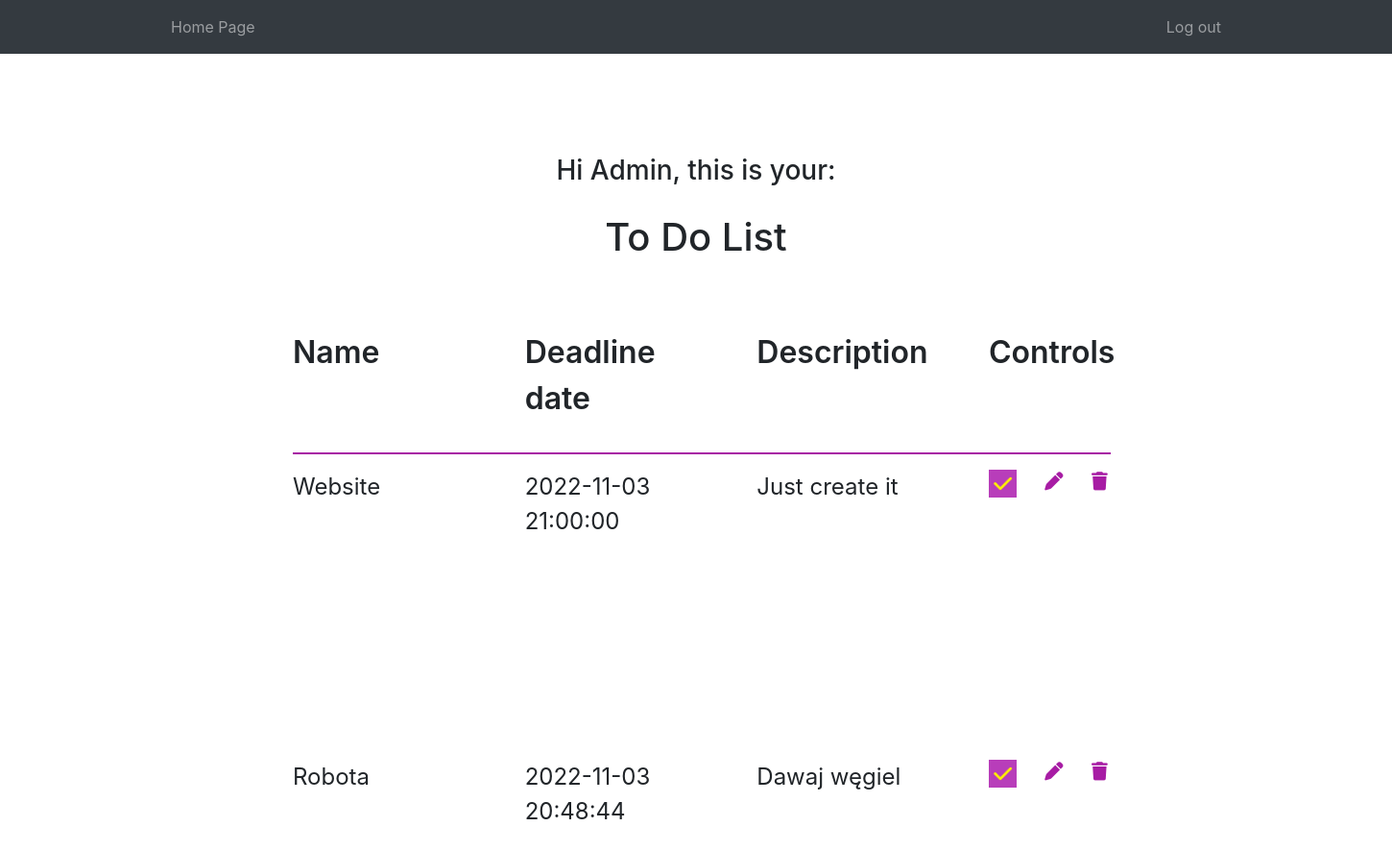
Page / (signed in) on the earlier database version.
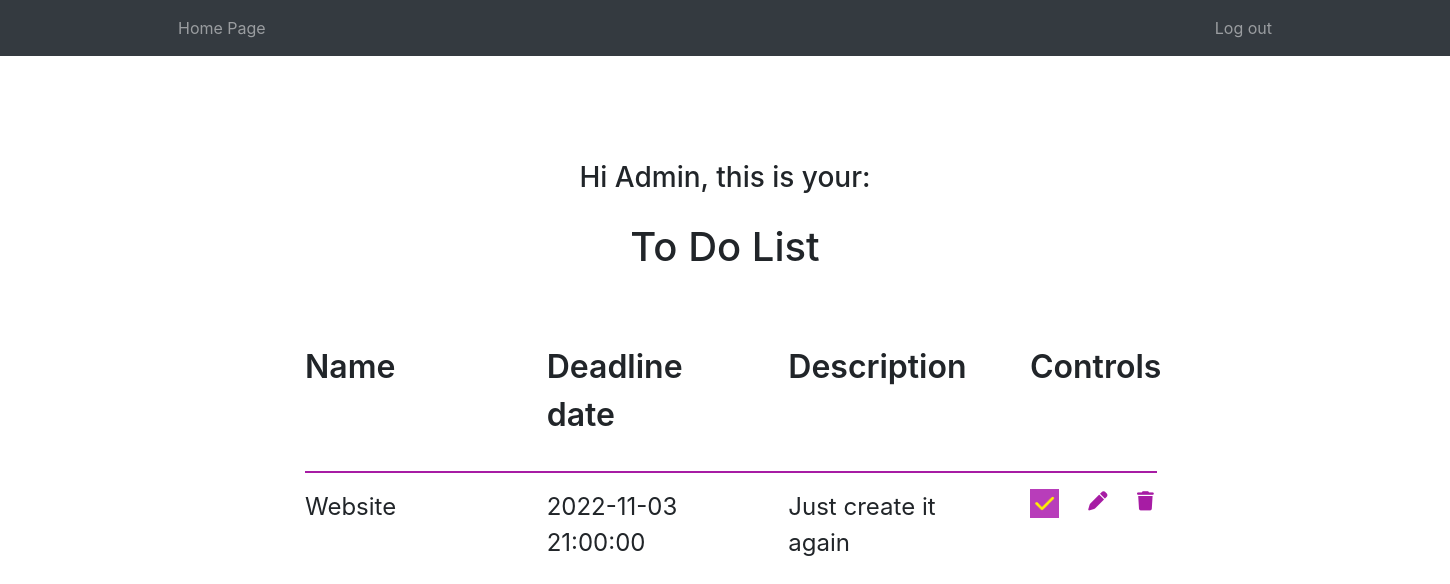
Same page on the later database version.
### main.py (models this page shows)
class Task(db.Model):
    __tablename__ = "tasks"
    id = db.Column(db.Integer, primary_key=True)
    user_id= db.Column(db.Integer, db.ForeignKey("users.id"))
    user = relationship("User", back_populates="task")
    name = db.Column(db.String(50), nullable=False)
    deadline = db.Column(db.DateTime)
    done = db.Column(db.Boolean)
    description = db.Column(db.String(500))

### main.py (the view, shortened to what this page needs)
@app.route('/', methods=['GET','POST'])
def home():
    user_logged_in=current_user.is_authenticated
    form=LoginForm()
    if user_logged_in:
        to_do_list = db.session.query(Task).filter_by(user_id=current_user.id).all()
    else:
        to_do_list = []
    return render_template("index.html", form=form, logged_in=user_logged_in, to_do_list=to_do_list)

### main.py (called while the page is built)
@lm.user_loader
def load_user(user_id):
    return User.query.get(user_id)

### templates/index.html (shortened to what this page needs)
{% import "bootstrap/wtf.html" as wtf %}
{% block content %}
{%with messages = get_flashed_messages() %}
{%include 'header.html'%}
<div class="row headline">
  <div class="col">
  {%if logged_in%}
    <h3 class="personalized-headline">Hi {{current_user.name}}, this is your:</h3>
  {%endif%}
  <h1 class="title">To Do List</h1>
  </div>
</div>
  {%endwith%}
  {%if logged_in%}
  <div class="container-fluid tasks">
    <div class="row head-tasks">
      <div class="col-md-2">
        <p class='head-task-text'>Name</p>
      </div>
      <div class="col-md-2">
        <p class='head-task-text'>Deadline date</p>
      </div>
      <div class="col-md-2">
        <p class='head-task-text'>Description</p>
      </div>
      <div class="col-md-2">
        <p class='head-task-text'>Controls</p>
      </div>
    </div>
    <hr class="head-separator">
      {%for task in to_do_list%}
      <div class="row task">
        <div class="col-md-2">
          <p class='task-text'>{{task.name}}</p>
        </div>
        <div class="col-md-2">
          <p class='task-text'>{{task.deadline}}</p>
        </div>
        <div class="col-md-2">
          <p class='task-text'>{{task.description}}</p>
        </div>
        <div class="col-md-2">
          <a href="{{url_for('delete_task', task_id=task.id) }}"><img class="check-image" src="/static/favicon.png"></a>
          <a href="{{url_for('edit_task', task_id=task.id) }}"><i class="fa-solid fa-pen control"></i></a>
          <a href="{{url_for('delete_task', task_id=task.id) }}"><i class="fa-solid fa-trash control"></i></a>
        </div>
      </div>
      {%endfor%}
    </div>
  {%endif%}
  {%endblock%}
{%include 'footer.html'%}

Differences in the rows shown:
removed Task: name "Robota", deadline "2022-11-03 20:48:44", description "Dawaj węgiel"
changed Task "Website": description "Just create it" → "Just create it again"
